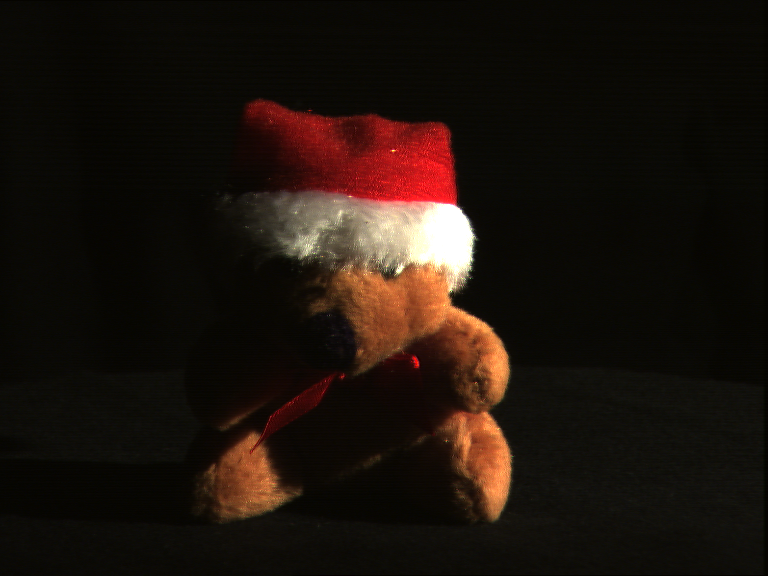
#> input picture small_data/1/1_l1c2.png, 768 x 576 px, found by its file name; its folder holds only this picture in this run
$ jupyter execute --allow-errors classification_small.ipynb
#> lines starting #> are read from the running program, lines starting #| are printed output that depends on the picture
[cell 1]
import cv2
import numpy as np
import os
from sklearn.cluster import KMeans
from sklearn.model_selection import train_test_split
from sklearn.svm import SVC
from sklearn.metrics import accuracy_score
from sklearn.preprocessing import StandardScaler
from scipy.cluster.vq import vq
import matplotlib.pyplot as plt

# Load the dataset directory path
# data_dir = "M:/Datasets/aloi_ill/png"  # Update this to your dataset path
data_dir = "M:\SIFT\small_data"  # Update this to your dataset path

image_paths = []
labels = []

# Load images and assign labels based on folder names
for label in os.listdir(data_dir):
    class_dir = os.path.join(data_dir, label)
    if os.path.isdir(class_dir):
        for file in os.listdir(class_dir):
            if file.endswith(('.png', '.jpg', '.jpeg')):
                image_paths.append(os.path.join(class_dir, file))
                labels.append(int(label))  # Convert folder name to integer label
#> pass 2 of the loop `for label in os.listdir(data_dir):`:

# Step 1: Compute SIFT descriptors for each image
sift = cv2.SIFT_create()
descriptors_list = []
valid_image_paths = []
valid_labels = []

for image_path, label in zip(image_paths, labels):
    img = cv2.imread(image_path)
#> img is the input picture: shape (576, 768, 3); mean B, G, R 12.4, 19, 28.9
    if img is None:
        print(f"Warning: Could not load image {image_path}. Skipping.")
        continue  # Skip images that can't be loaded

    gray = cv2.cvtColor(img, cv2.COLOR_BGR2GRAY)  # Convert to grayscale
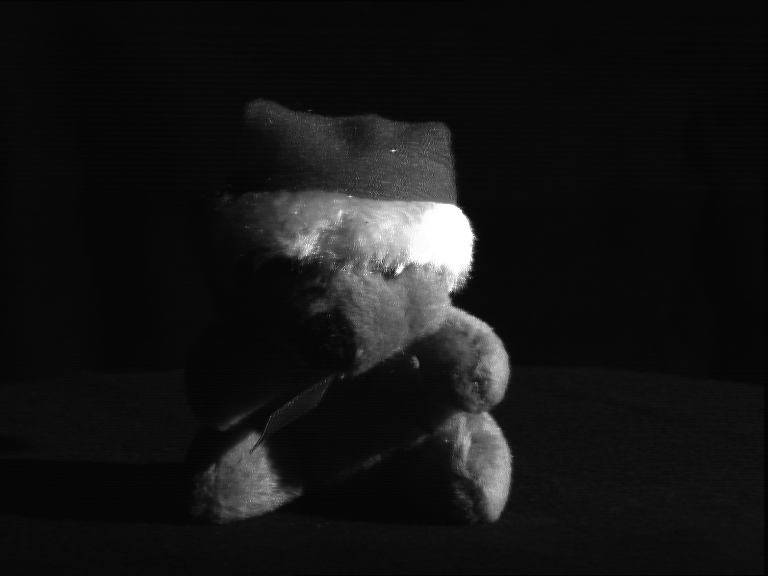
#> gray: shape (576, 768); min 0, max 255, mean 21.2
    keypoints, descriptors = sift.detectAndCompute(gray, None)
#> keypoints = 186 keypoints; strongest (x, y, size): (437, 239, 55), (434, 239, 57.7), (399, 270, 4.6), (497, 365, 20.9)
    if descriptors is not None and len(descriptors) > 0:
        descriptors_list.append(descriptors)
        valid_labels.append(label)  # Only add the label if descriptors are found
        valid_image_paths.append(image_path)
    else:
        print(f"Warning: No descriptors found for image {image_path}. Skipping.")
#> pass 2 of the loop `for image_path, label in zip(image_paths, labels):`:
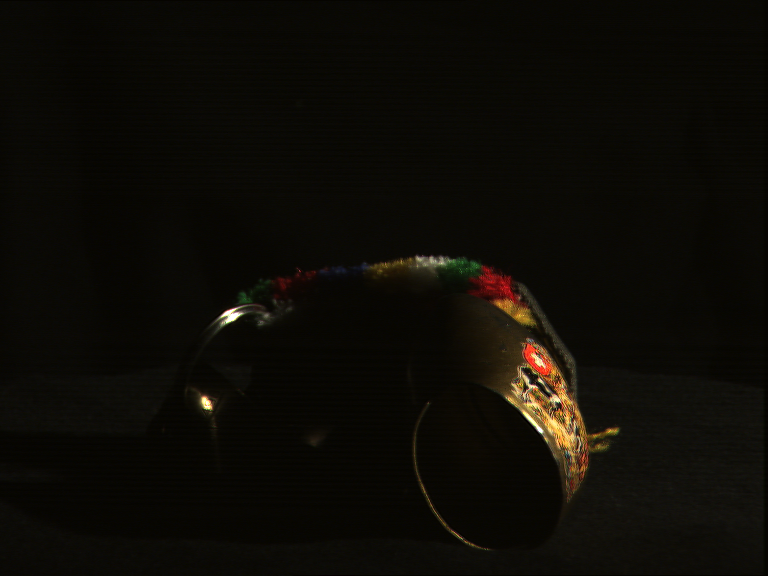
#> input picture small_data/2/2_l1c2.png, 768 x 576 px, found by its file name
#> img is the input picture: shape (576, 768, 3); mean B, G, R 5.9, 11.4, 13.5
#> `gray = cv2.cvtColor(img, cv2.COLOR_BGR2GRAY)`:
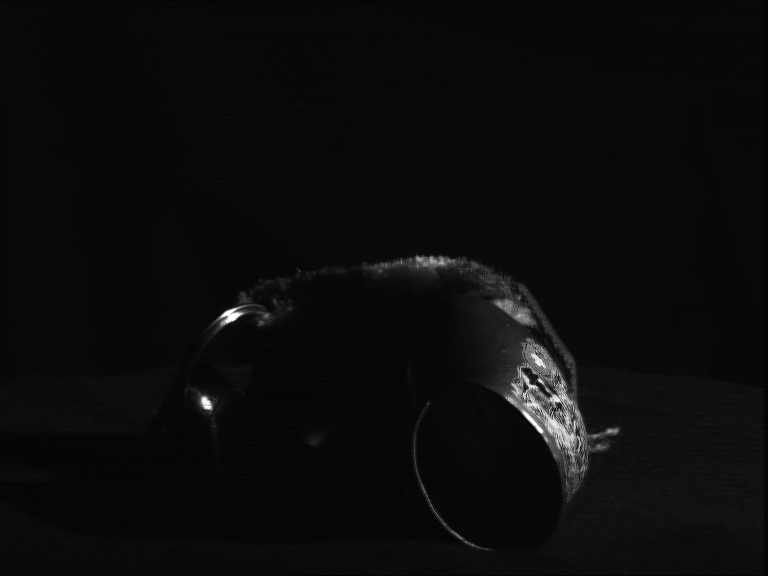
#> gray: shape (576, 768); min 0, max 255, mean 11.4
#> keypoints = 197 keypoints; strongest (x, y, size): (231, 315, 9.8), (206, 403, 7.8), (540, 430, 3.7), (540, 380, 2.7)

# Check if there are valid descriptors before proceeding
if len(descriptors_list) == 0:
    raise ValueError("No valid SIFT descriptors found in the dataset. Ensure images have enough texture.")

# Step 2: Flatten all descriptors for clustering
all_descriptors = np.vstack(descriptors_list)
num_clusters = 50  # Define the number of visual words
kmeans = KMeans(n_clusters=num_clusters, random_state=42)
kmeans.fit(all_descriptors)
visual_words = kmeans.cluster_centers_

# Step 3: Compute histogram for each image based on the visual words
def compute_histogram(descriptors, visual_words):
    words, _ = vq(descriptors, visual_words)
    hist, _ = np.histogram(words, bins=np.arange(len(visual_words) + 1))
    return hist

# Initialize lists for features
features = []

for descriptors in descriptors_list:
    try:
        histogram = compute_histogram(descriptors, visual_words)
        features.append(histogram)
    except Exception as e:
        print(f"Warning: Error processing descriptors. Skipping. Error: {e}")
#> this loop made 2 passes
#> after the loop, features = 2 items

# Convert features and labels to numpy arrays
features = np.array(features)
valid_labels = np.array(valid_labels)

# Step 4: Split data into train and test sets
X_train, X_test, y_train, y_test = train_test_split(features, valid_labels, test_size=0.2, random_state=42

                                                    )
#> y_train = [1]; y_test = [2]

# Step 5: Standardize features and train a classifier
scaler = StandardScaler()
X_train = scaler.fit_transform(X_train)
X_test = scaler.transform(X_test)

clf = SVC(kernel='linear', random_state=42)
#> (the rest of this cell did not finish here and is left out)
